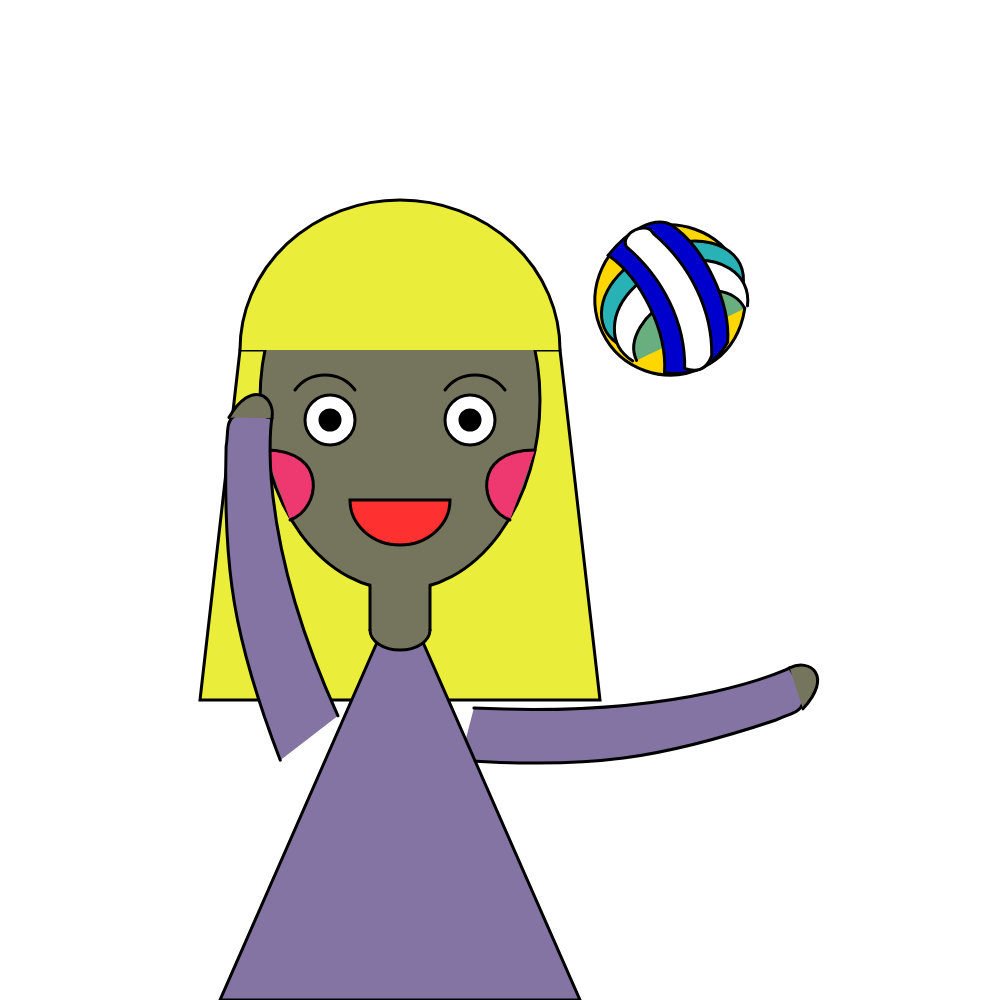
Frame 1 (no input)
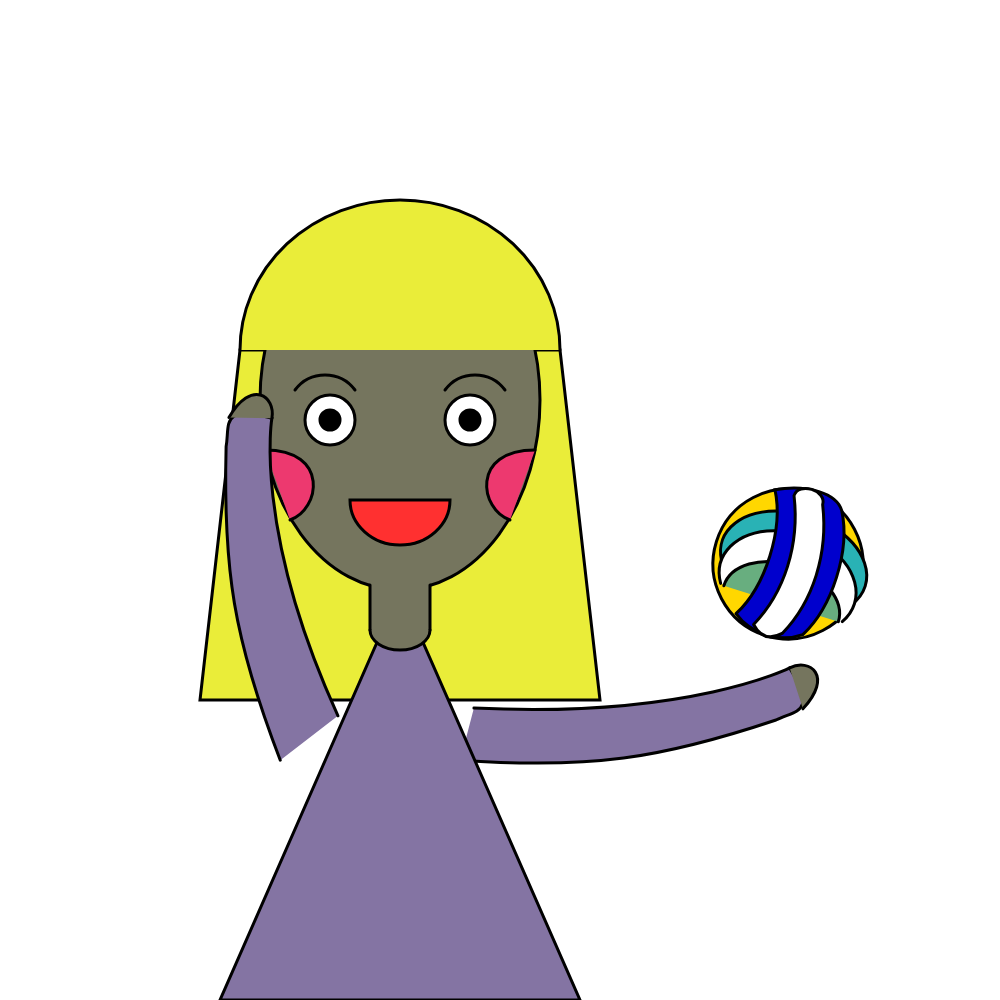
Frame 60 (no input)
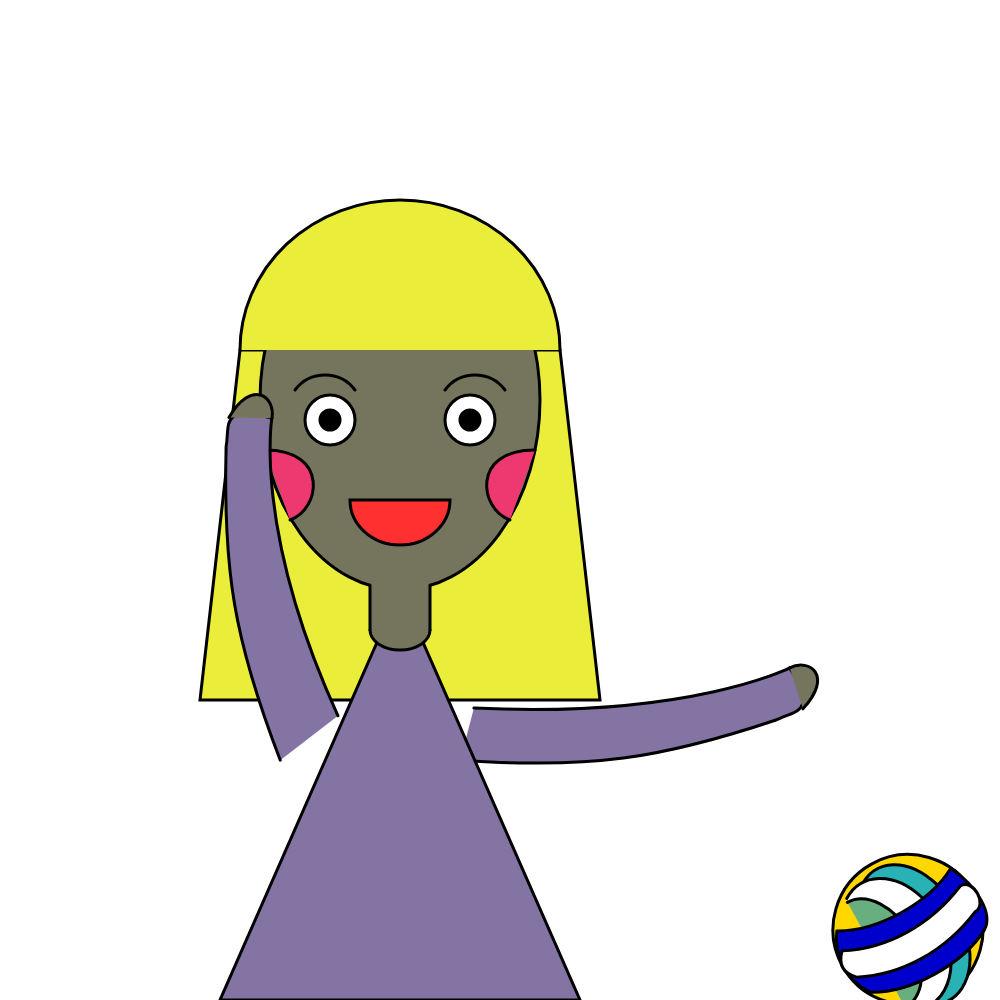
Frame 120 (the mouse pressed at the canvas centre since frame 60)

The p5.js sketch that drew these frames (run headless with seeded random() and noise() and a simulated clock; from frame 60 on, the mouse is pressed at the canvas centre):

// p5.js sketch
// ── sketch.js
var x0=670;
var y0=300;
var dx=2;
function setup() {
  createCanvas(1000, 1000);
}

function draw() {
  background(255, 255, 255);
  strokeWeight(3);

  //发尾
  fill(234, 237, 57);
  quad(240,350,200,700,600,700,560,350);
  
  //脸
  fill(117, 117, 94);
  ellipse(400,400,280,380);
  fill(0);

  //脸颊
  fill(237, 57, 111);
  bezier(265,450,330,450,320,510,290,520);  //左脸颊
  bezier(535,450,470,450,480,510,510,520);  //右脸颊

  //刘海
  fill(234, 237, 57);
  arc(400,350,320,300,-PI,0,OPEN);

   //右胳膊
  push();
  fill(132, 116, 163);
  translate(490,720);
  rotate(dx/PI);
  translate(-490,-720);
  beginShape();
  vertex(470,720);
  bezierVertex(650,600,700,500,700,500);
  bezierVertex(750,520,730,530,720,550);
  bezierVertex(650,650,600,700,490,770);
  endShape();

  //右手
  fill(117, 117, 94);
  bezier(700,500,710,480,740,480,735,525);
  pop();
  
  //左胳膊
  push();
  fill(132, 116, 163);
  translate(310,720);
  rotate(dx/PI);
  translate(-310,-720);
  beginShape();
  vertex(330,700);
  bezierVertex(150,600,100,500,100,500);
  bezierVertex(50,520,70,530,80,550);
  bezierVertex(150,650,200,700,310,770);
  endShape();
  
  //左手
  fill(117, 117, 94);
  bezier(100,500,90,480,60,480,65,525);
  pop();

  //身子
  fill(132, 116, 163);
  triangle(400,590,220,1000,580,1000);

  //脖子
  strokeWeight(0);
  fill(117, 117, 94);
  rect(370,570,60,60);
  strokeWeight(3);
  line(370,585,370,630);
  line(430,585,430,630);

  //领子
  strokeWeight(3);
  fill(117, 117, 94);
  arc(400,630,60,40,0,PI,OPEN);

  //眼睛
  fill(255);
  ellipse(330,420,50,50);  //左眼白
  ellipse(470,420,50,50);  //右眼白
  fill(0);
  ellipse(330,420,20,20);  //左眼珠‘
  ellipse(470,420,20,20);  //右眼珠
  
  //眉毛
  //line(300,380,350,380);
  noFill();
  bezier(295,390,310,370,340,370,355,390);  //左眉毛
  bezier(505,390,490,370,460,370,445,390);  //右眉毛

  //嘴巴
  fill(255,48,48);
  arc(400,500,100,90,0,PI,CHORD);



  //球
  push();
  translate(x0,y0);
  rotate(dx*x0/(100*PI));
  translate(-x0,-y0);
  fill(255,215,0);
  ellipse(x0,y0,150,150);
  x0+=dx;
  y0=0.0034*x0*x0-2.72*x0+596.14;
  if(x0>=width||x0<=0)
  dx=-dx;

  //纹路
  //竖蓝色
  fill(41,178,181);
  arc(x0,y0,100,150,-3*PI/5,3*PI/5,OPEN);

  //竖白色
  fill(255);
  arc(x0-20,y0,100,140,-3*PI/5,3*PI/5,OPEN);

  //竖黄色
  fill(104,174,127);
  arc(x0-42,y0,80,120,-PI/2,PI/2,OPEN);

  //横蓝色
  fill(0,0,205);
  beginShape();
  vertex(x0-65,y0-40);
  bezierVertex(x0-30,y0-20,x0+30,y0-20,x0+65,y0-40);
  bezierVertex(x0+80,y0-10,x0+80,y0+20,x0+65,y0+30);
  bezierVertex(x0+30,y0+50,x0-30,y0+50,x0-65,y0+30);
  bezierVertex(x0-80,y0+10,x0-80,y0-20,x0-65,y0-40);
  endShape();

  //arc(670,300,150,100,0-PI/10,PI+PI/10,OPEN);

  //白色
  fill(255);
  beginShape();
  vertex(x0-70,y0-20);
  bezierVertex(x0-30,y0,x0+20,y0,x0+65,y0-20);
  bezierVertex(x0+80,y0-20,x0+80,y0+10,x0+65,y0+10);
  bezierVertex(x0+20,y0+30,x0-30,y0+30,x0-70,y0+10);
  bezierVertex(x0-80,y0,x0-80,y0-10,x0-70,y0-20);
  endShape();
  pop();
}
